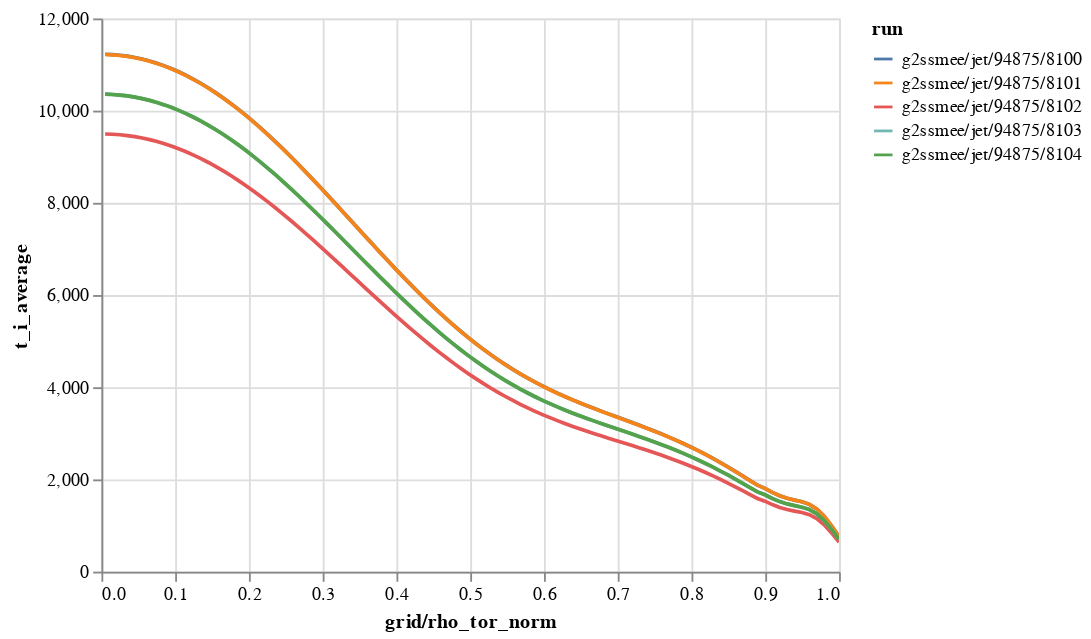

The notebook cell saved with this chart:
### Code cell
from duqtools.api import alt_line_chart

chart = alt_line_chart(data, x=x_val, y=y_val)
chart

### Figure 1 — Vega-Lite specification as saved in the notebook (floating-point values rounded to 4 significant figures; data arrays with more than 128 entries replaced by an {"elided": "..."} marker saying what was removed)
{"config": {"view": {"continuousWidth": 400, "continuousHeight": 300}}, "data": {"name": "data-e85cc892184db6ad68bb37b60701091d"}, "mark": "line", "encoding": {"color": {"field": "run", "type": "nominal"}, "tooltip": {"field": "run", "type": "nominal"}, "x": {"field": "grid/rho_tor_norm", "type": "quantitative"}, "y": {"field": "t_i_average", "type": "quantitative"}}, "selection": {"tstep": {"type": "single", "fields": ["tstep"], "bind": {"input": "range", "max": 1.0, "min": 0, "step": 1}, "init": {"tstep": 0}}, "selector001": {"type": "interval", "bind": "scales", "encodings": ["x", "y"]}}, "transform": [{"filter": {"selection": "tstep"}}], "$schema": "https://vega.github.io/schema/vega-lite/v4.17.0.json", "datasets": {"data-e85cc892184db6ad68bb37b60701091d": {"elided": "1000 records"}}}
